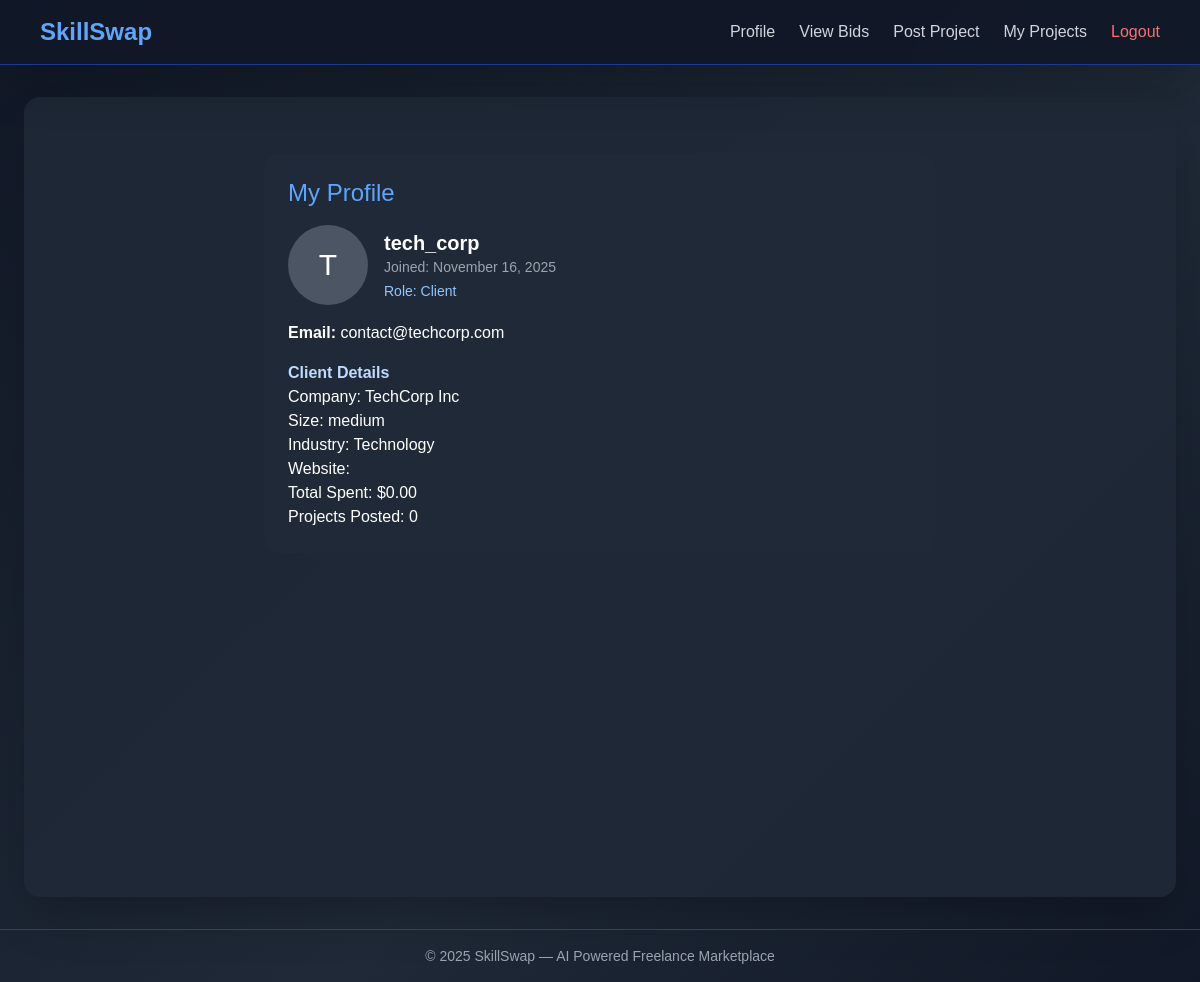
The app's page /user/details.php (signed in) with its own data.
### tables this page shows
CREATE TABLE users (
    user_id INT PRIMARY KEY AUTO_INCREMENT,
    username VARCHAR(50) UNIQUE NOT NULL,
    email VARCHAR(100) UNIQUE NOT NULL,
    password_hash VARCHAR(255) NOT NULL,
    user_type ENUM('freelancer', 'client', 'admin', 'moderator') NOT NULL,
    profile_picture VARCHAR(255),
    created_at TIMESTAMP DEFAULT CURRENT_TIMESTAMP,
    updated_at TIMESTAMP DEFAULT CURRENT_TIMESTAMP ON UPDATE CURRENT_TIMESTAMP,
    is_active BOOLEAN DEFAULT TRUE
);

CREATE TABLE clients (
    client_id INT PRIMARY KEY AUTO_INCREMENT,
    user_id INT UNIQUE NOT NULL,
    company_name VARCHAR(100) NOT NULL,
    company_size ENUM('startup', 'small', 'medium', 'large', 'enterprise'),
    industry VARCHAR(100),
    website VARCHAR(255),
    total_spent DECIMAL(12,2) DEFAULT 0,
    total_projects_posted INT DEFAULT 0,
    FOREIGN KEY (user_id) REFERENCES users(user_id) ON DELETE CASCADE
);

### user/details.php (the view, shortened to what this page needs)
<?php
$db = new Database();
$conn = $db->connect();
$user_id = $_SESSION['user_id'];
$user_type = $_SESSION['user_type'] ?? '';
$stmt = $conn->prepare('SELECT username, email, user_type, profile_picture, created_at FROM users WHERE user_id = ?');
$stmt->bind_param('i', $user_id);
$stmt->execute();
$user = $stmt->get_result()->fetch_assoc();
$role_info = null;
if ($user_type === 'client') {
    $stmt = $conn->prepare('SELECT company_name, company_size, industry, website, total_spent, total_projects_posted FROM clients WHERE user_id = ?');
    $stmt->bind_param('i', $user_id);
    $stmt->execute();
    $role_info = $stmt->get_result()->fetch_assoc();
} elseif ($user_type === 'freelancer') {
    $stmt = $conn->prepare('SELECT full_name, tagline, bio, hourly_rate, total_earnings, avg_rating, total_projects, success_rate, location, website FROM freelancers WHERE user_id = ?');
    $stmt->bind_param('i', $user_id);
    $stmt->execute();
    $role_info = $stmt->get_result()->fetch_assoc();
}
include __DIR__ . '/../includes/header.php';
?>
<div class="max-w-2xl mx-auto mt-8 bg-gray-800 p-6 rounded-2xl">
  <h2 class="text-2xl text-blue-400 mb-4">My Profile</h2>
  <div class="flex items-center mb-4">
    <?php if (!empty($user['profile_picture'])): ?>
      <img src="<?= htmlspecialchars($user['profile_picture']) ?>" alt="Profile" class="w-20 h-20 rounded-full mr-4 border-2 border-blue-400">
    <?php else: ?>
      <div class="w-20 h-20 rounded-full bg-gray-600 flex items-center justify-center text-3xl text-white mr-4">
        <?= strtoupper($user['username'][0]) ?>
      </div>
    <?php endif; ?>
    <div>
      <div class="text-xl text-white font-semibold"><?= htmlspecialchars($user['username']) ?></div>
      <div class="text-gray-400 text-sm">Joined: <?= date('F j, Y', strtotime($user['created_at'])) ?></div>
      <div class="text-blue-300 text-sm mt-1">Role: <?= ucfirst($user['user_type']) ?></div>
    </div>
  </div>
  <div class="mb-2 text-white"><strong>Email:</strong> <?= htmlspecialchars($user['email']) ?></div>
  <?php if ($user_type === 'client' && $role_info): ?>
    <div class="mt-4 text-blue-200 font-semibold">Client Details</div>
    <div class="text-white">Company: <?= htmlspecialchars($role_info['company_name']) ?></div>
    <div class="text-white">Size: <?= htmlspecialchars($role_info['company_size']) ?></div>
    <div class="text-white">Industry: <?= htmlspecialchars($role_info['industry']) ?></div>
    <div class="text-white">Website: <?= htmlspecialchars($role_info['website']) ?></div>
    <div class="text-white">Total Spent: $<?= number_format($role_info['total_spent'],2) ?></div>
    <div class="text-white">Projects Posted: <?= (int)$role_info['total_projects_posted'] ?></div>
  <?php endif; ?>
</div>
<?php include __DIR__ . '/../includes/footer.php'; ?>

### assets/css/style.css (style rules this page uses)
body { font-family: 'Poppins', sans-serif; }

### includes/header.php (style rules this page uses)
body { background: linear-gradient(135deg, #111827 0%, #1f2937 60%, #111827 100%); min-height: 100vh; }

### records on screen
users: username "T", username "tech_corp", created_at "November 16, 2025", user_type "Client", email "contact@techcorp.com"
clients: company_name "TechCorp Inc", company_size "medium", industry "Technology", total_spent "0.00", total_projects_posted "0"
